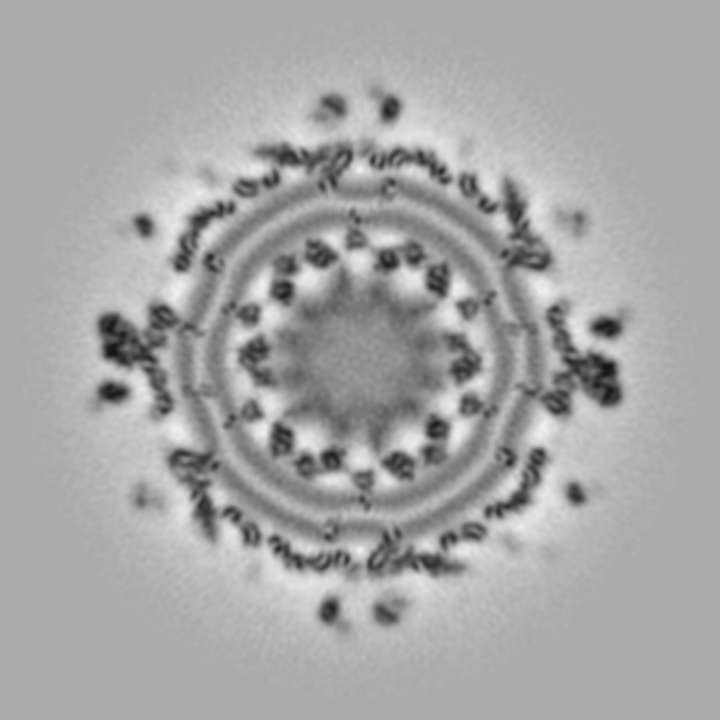
#> input picture vis/0_final/codes/Chapter07/images/fft1.png, 720 x 720 px, found by its file name
$ jupyter execute --allow-errors Chapter007_Fourier_Transform.ipynb
#> lines starting #> are read from the running program, lines starting #| are printed output that depends on the picture; after the words box and inside, x2 and y2 are one past the last pixel; in counts of white or black regions, pixels touching at a corner belong together
# **Author: Dr. Mohammad Javad Parseh (Jahrom University)**

## Fourier Transform

### Introduction

* The French mathematician Jean Joseph Fourier developed Fourier transforms in an attempt to solve the heat equation.

* During the process, he recognized that a function can be expressed as infinite sums of sines and cosines of different frequencies, now known as the Fourier series.

* The Fourier transform is a representation in which any function can be expressed as the integral of sines and cosines multiplied with the weighted function.

* Also, any function represented in either Fourier series or transform can be reconstructed completely by an inverse process. This is known as inverse Fourier transform.

### 2D Fourier Transform Properties

* The 2D spaces with `(x, y)` and `(u, v)` as variables are referred to as the spatial domain and frequency domain respectively.
* `F(0, 0)` is the average of all pixel values in the image. Hence `F(0, 0)` is the brightest pixel in the Fourier transform image.
* The computational complexity of DFT is N2. Hence a modified method called Fast Fourier Transform (`FFT`) is used to calculate the Fourier transform. `FFT` has a complexity of NlogN and hence the word “Fast” in its name.

## Fast Fourier Transform (FFT)

[cell 1]
import scipy.fftpack as fftim
from PIL import Image
import matplotlib.pyplot as plt
import numpy as np
import os

base_path = '/content/drive/MyDrive/Image Processing and Acquisition using Python/Chapter07'
# Opening the image and converting it to grayscale.
b = Image.open(os.path.join(base_path, 'images/fft1.png')).convert('L')
#b = Image.open('/content/3Whv7.png').convert('L')
# Performing FFT.
c = abs(fftim.fft2(b))
# Shifting the Fourier frequency image.
d = fftim.fftshift(c)
magnitude = np.log(d+1)
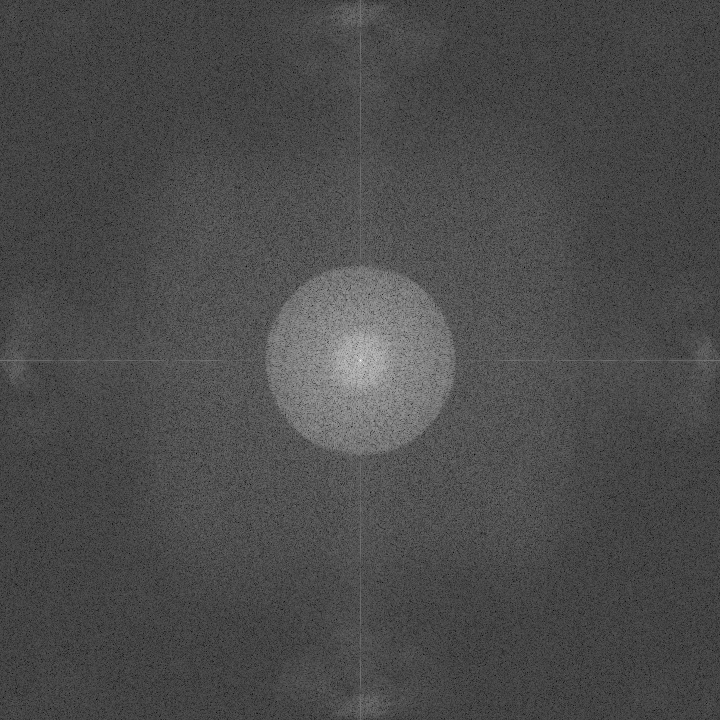
#> magnitude: shape (720, 720) float64; min 0.22, max 18.27, mean 5.58; drawn with min black and max white
# Performing IFFT.
b1 = fftim.ifft2(fftim.fft2(b))
# Show Images
plt.figure(figsize=(15,8))
plt.subplot(1,3,1)
plt.title('original image')
plt.imshow(b, cmap='gray')

plt.subplot(1,3,2)
plt.title('FFT image')
plt.imshow(magnitude, 'gray')

plt.subplot(1,3,3)
plt.title('IFFT image')
plt.imshow(b1.astype('float'), 'gray')

## Low-pass Filters

### Ideal Low-pass Filter

[cell 2]
import cv2
import math
import scipy.fftpack as fftim
from PIL import Image
import matplotlib.pyplot as plt
import numpy as np
import os

base_path = '/content/drive/MyDrive/Image Processing and Acquisition using Python/Chapter07'
# Opening the image and converting it to grayscale.
b = Image.open(os.path.join(base_path, 'images/fft1.png')).convert('L')
# Performing FFT.
c = fftim.fft2(b)
# Shifting the Fourier frequency image.
d = fftim.fftshift(c)
# Intializing variables for convolution function.
M = d.shape[0]
#> M = 720
N = d.shape[1]
#> N = 720
# H is defined and values in H are initialized to 1.
H = np.ones((M,N))
center1 = M/2
#> center1 = 360
center2 = N/2
#> center2 = 360
d_0 = 20.0 # cut-off radius
# Defining the convolution function for ILPF.
for i in range(1,M):
    for j in range(1,N):
        r1 = (i-center1)**2+(j-center2)**2
        # Euclidean distance from origin is computed.
        r = math.sqrt(r1)
        # Using cut-off radius to eliminate high frequency.
        if r > d_0:
            H[i,j] = 0.0
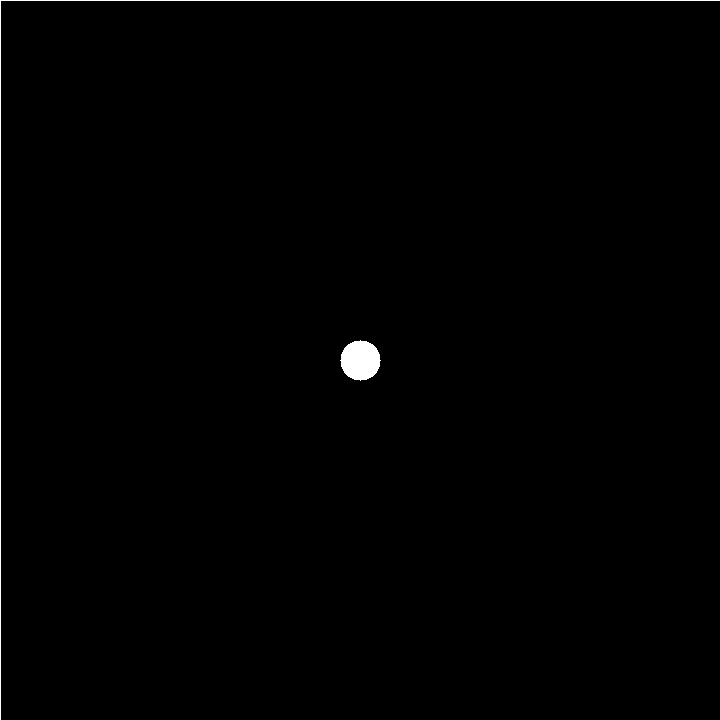
#> H: shape (720, 720) float64; values 0 (black) and 1 (white), 0.52% white; 2 white regions, box (x1, y1, x2, y2) and area: (0, 0, 720, 720) 1439, (340, 340, 381, 381) 1257
# Converting H to an image.
H = Image.fromarray(H)
# Performing the convolution.
con = d * H
# Computing the magnitude of the inverse FFT.
e = abs(fftim.ifft2(con))

# Show Images
plt.figure(figsize=(15,8))
plt.subplot(2,2,1)
plt.title('original image')
plt.imshow(b, cmap='gray')

plt.subplot(2,2,3)
plt.title('FFT image')
plt.imshow(np.log(abs(d)+1), 'gray')

plt.subplot(2,2,2)
plt.title('low-pass filter')
plt.imshow(np.asarray(H)*255, 'gray')

plt.subplot(2,2,4)
plt.title('low-pass filtered image')
plt.imshow(e, 'gray')

# Saving e as ilowpass_output.png in Figures folder .
cv2.imwrite('ilowpass_output.png', e)
#> Out = True

### Butterworth Low-pass Filter

[cell 3]
import cv2
import math
import scipy.fftpack as fftim
from PIL import Image
import matplotlib.pyplot as plt
import numpy as np
import os

base_path = '/content/drive/MyDrive/Image Processing and Acquisition using Python/Chapter07'
# Opening the image and converting it to grayscale.
b = Image.open(os.path.join(base_path, 'images/fft1.png')).convert('L')
# Performing FFT.
c = fftim.fft2(b)
# Shifting the Fourier frequency image.
d = fftim.fftshift(c)
# Intializing variables for convolution function.
M = d.shape[0]
N = d.shape[1]
# H is defined and values in H are initialized to 1.
H = np.ones((M,N))
center1 = M/2
center2 = N/2
d_0 = 20.0 # cut-off radius
t1 = 1 # the order of BLPF
t2 = 2*t1
# Defining the convolution function for BLPF.
for i in range(1,M):
    for j in range(1,N):
        r1 = (i-center1)**2+(j-center2)**2
        # Euclidean distance from origin is computed.
        r = math.sqrt(r1)
        # Using cut-off radius to eliminate high frequency.
        if r > d_0:
            H[i,j] = 1/(1 + (r/d_0)**t2)
#> H: shape (720, 720) float64
# Converting H to an image.
H = Image.fromarray(H)
#> H: PIL image 720x720 F
# Performing the convolution.
con = d * H
# Computing the magnitude of the inverse FFT.
e = abs(fftim.ifft2(con))

# Show Images
plt.figure(figsize=(15,8))
plt.subplot(2,2,1)
plt.title('original image')
plt.imshow(b, cmap='gray')

plt.subplot(2,2,3)
plt.title('FFT image')
plt.imshow(np.log(abs(d)+1), 'gray')

plt.subplot(2,2,2)
plt.title('low-pass filter')
plt.imshow(np.asarray(H)*255, 'gray')

plt.subplot(2,2,4)
plt.title('low-pass filtered image')
plt.imshow(e, 'gray')

# Saving e as ilowpass_output.png in Figures folder .
cv2.imwrite('ilowpass_output.png', e)
#> Out = True

### Gaussian Low-pass Filter

[cell 4]
import cv2
import math
import scipy.fftpack as fftim
from PIL import Image
import matplotlib.pyplot as plt
import numpy as np
import os

base_path = '/content/drive/MyDrive/Image Processing and Acquisition using Python/Chapter07'
# Opening the image and converting it to grayscale.
b = Image.open(os.path.join(base_path, 'images/fft1.png')).convert('L')
# Performing FFT.
c = fftim.fft2(b)
# Shifting the Fourier frequency image.
d = fftim.fftshift(c)
# Intializing variables for convolution function.
M = d.shape[0]
N = d.shape[1]
# H is defined and values in H are initialized to 1.
H = np.ones((M,N))
center1 = M/2
center2 = N/2
d_0 = 0.00000000000000000001 # cut-off radius
t1 = 2*d_0
# Defining the convolution function for GLPF
for i in range(1,M):
    for j in range(1,N):
        r1 = (i-center1)**2+(j-center2)**2
        # euclidean distance from
        # origin is computed
        r = math.sqrt(r1)
        # using cut-off radius to
        # eliminate high frequency
        if r > d_0:
            H[i,j] = math.exp(-r**2/t1**2)
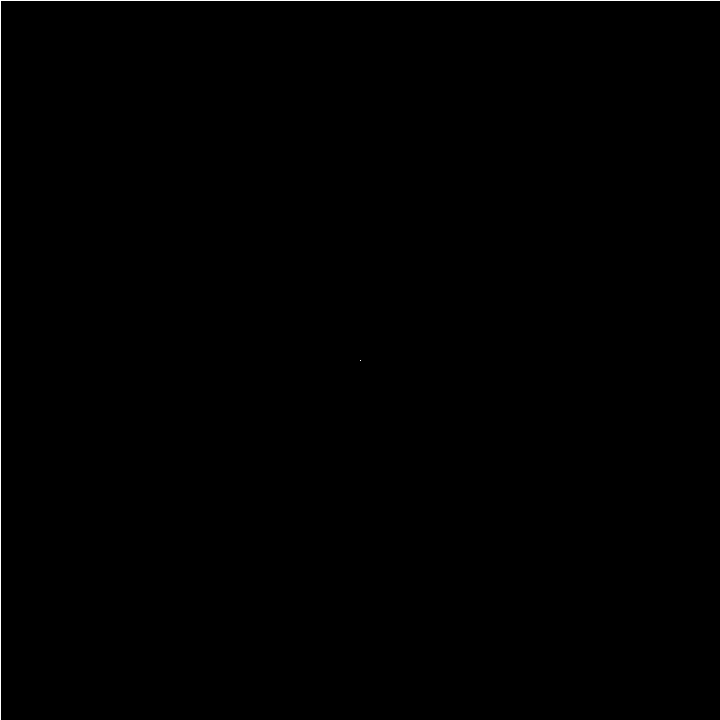
#> H: shape (720, 720) float64; values 0 (black) and 1 (white), 0.28% white in thin lines or dots
# Converting H to an image.
H = Image.fromarray(H)
# Performing the convolution.
con = d * H
# Computing the magnitude of the inverse FFT.
e = abs(fftim.ifft2(con))

# Show Images
plt.figure(figsize=(15,8))
plt.subplot(2,2,1)
plt.title('original image')
plt.imshow(b, cmap='gray')

plt.subplot(2,2,3)
plt.title('FFT image')
plt.imshow(np.log(abs(d)+1), 'gray')

plt.subplot(2,2,2)
plt.title('low-pass filter')
plt.imshow(np.asarray(H)*255, 'gray')

plt.subplot(2,2,4)
plt.title('low-pass filtered image')
plt.imshow(e, 'gray')

# Saving e as ilowpass_output.png in Figures folder .
cv2.imwrite('ilowpass_output.png', e)
#> Out = True

## High-pass Filters

### Ideal High-pass Filter

[cell 5]
import cv2
import math
import scipy.fftpack as fftim
from PIL import Image
import matplotlib.pyplot as plt
import numpy as np
import os

base_path = '/content/drive/MyDrive/Image Processing and Acquisition using Python/Chapter07'
# Opening the image and converting it to grayscale.
b = Image.open(os.path.join(base_path, 'images/endothelium.png')).convert('L')
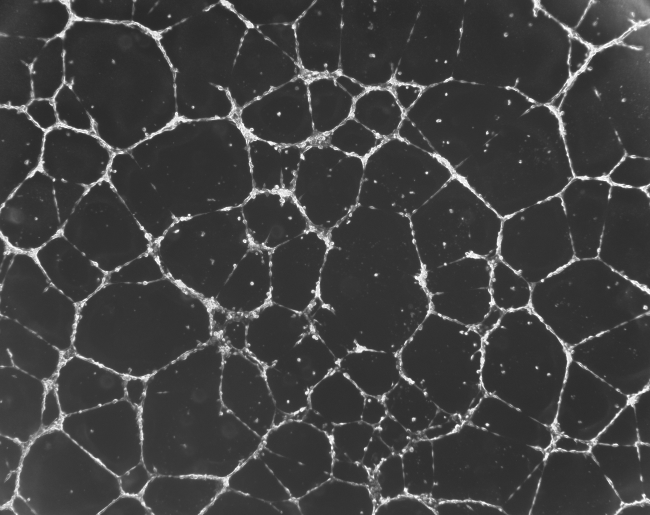
#> input picture vis/0_final/codes/Chapter07/images/endothelium.png, 1300 x 1030 px, found by its file name (shown at 1/2 size)
#> b: PIL image 1300x1030 L
# Performing FFT.
c = fftim.fft2(b)
# Shifting the Fourier frequency image.
d = fftim.fftshift(c)
# Intializing variables for convolution function.
M = d.shape[0]
#> M = 1030
N = d.shape[1]
#> N = 1300
# H is defined and values in H are initialized to 1.
H = np.ones((M,N))
center1 = M/2
#> center1 = 515
center2 = N/2
#> center2 = 650
d_0 = 20.0 # cut-off radius
# Defining the convolution function for IHPF.
for i in range(1,M):
    for j in range(1,N):
        r1 = (i-center1)**2+(j-center2)**2
        # Euclidean distance from
        # origin is computed.
        r = math.sqrt(r1)
        # Using cut-off radius to
        # eliminate low frequency.
        if 0 < r < d_0:
            H[i,j] = 0.0
#> H: shape (1030, 1300) float64; values 0 (black) and 1 (white), 99.9% white; 1 black region, box (x1, y1, x2, y2) and area: (631, 496, 670, 535) 1244
# Performing the convolution.
con = d * H
# Computing the magnitude of the inverse FFT.
e = abs(fftim.ifft2(con))
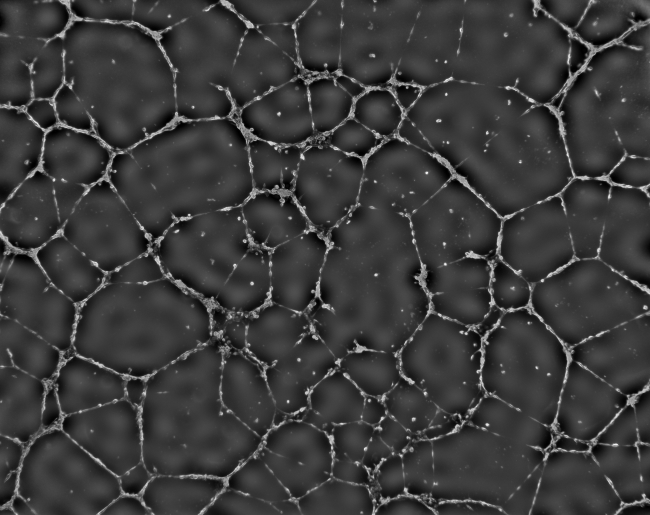
#> e: shape (1030, 1300) float64 (shown at 1/2 size); min 0.000157, max 280.5, mean 65; drawn with min black and max white

# Show Images
plt.figure(figsize=(15,8))
plt.subplot(2,2,1)
plt.title('original image')
plt.imshow(b, cmap='gray')

plt.subplot(2,2,3)
plt.title('FFT image')
plt.imshow(np.log(abs(d)+1), 'gray')

plt.subplot(2,2,2)
plt.title('high-pass filter')
plt.imshow(np.asarray(H)*255, 'gray')

plt.subplot(2,2,4)
plt.title('high-pass filtered image')
plt.imshow(e, 'gray')

# Saving e as ilowpass_output.png in Figures folder .
cv2.imwrite('ihighpass_output.png', e)
cv2.imwrite('original.png', np.asarray(b))
#> Out = True

### Butterworth High-pass Filter

[cell 6]
import cv2
import math
import scipy.fftpack as fftim
from PIL import Image
import matplotlib.pyplot as plt
import numpy as np
import os

base_path = '/content/drive/MyDrive/Image Processing and Acquisition using Python/Chapter07'
# Opening the image and converting it to grayscale.
b = Image.open(os.path.join(base_path, 'images/endothelium.png')).convert('L')
# Performing FFT.
c = fftim.fft2(b)
# Shifting the Fourier frequency image.
d = fftim.fftshift(c)
# Intializing variables for convolution function.
M = d.shape[0]
N = d.shape[1]
# H is defined and values in H are initialized to 1.
H = np.ones((M,N))
center1 = M/2
center2 = N/2
d_0 = 100.0 # cut-off radius
t1 = 1 # the order of BHPF
t2 = 2*t1
# Defining the convolution function for BHPF.
for i in range(1,M):
    for j in range(1,N):
        r1 = (i-center1)**2+(j-center2)**2
        # Euclidean distance from
        # origin is computed.
        r = math.sqrt(r1)
        # Using cut-off radius to
        # eliminate low frequency.
        if 0 < r < d_0:
            H[i,j] = 1/(1 + (d_0/(r+0.00000000000000001))**t2)
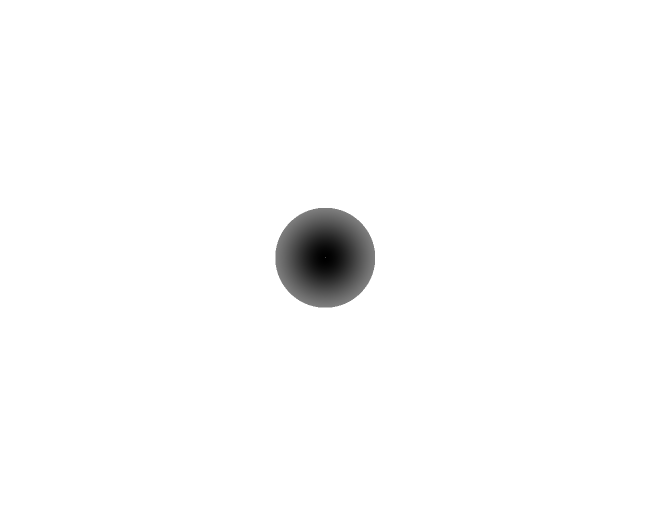
#> H: shape (1030, 1300) float64 (shown at 1/2 size); min 0.0001, max 1, mean 0.984
# Converting H to an image.
H = Image.fromarray(H)
#> H: PIL image 1300x1030 F
# performing the convolution
con = d * H
# computing the magnitude of the inverse FFT
e = abs(fftim.ifft2(con))
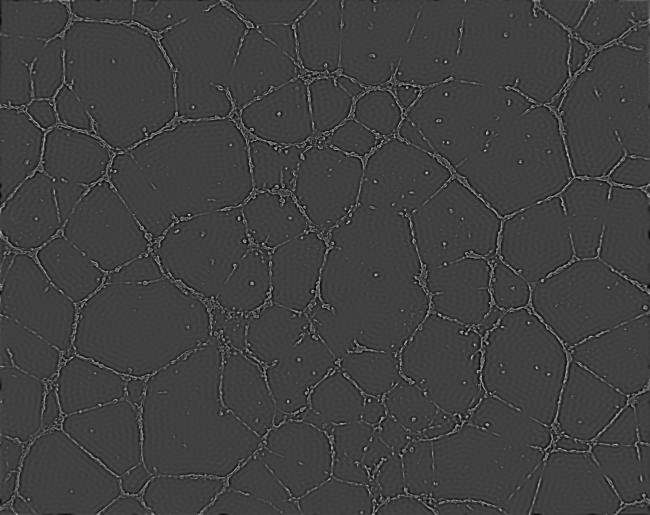
#> e: shape (1030, 1300) float64 (shown at 1/2 size); min 0.0461, max 218.3, mean 65

# Show Images
plt.figure(figsize=(15,8))
plt.subplot(2,2,1)
plt.title('original image')
plt.imshow(b, cmap='gray')

plt.subplot(2,2,3)
plt.title('FFT image')
plt.imshow(np.log(abs(d)+1), 'gray')

plt.subplot(2,2,2)
plt.title('high-pass filter')
plt.imshow(np.asarray(H)*255, 'gray')

plt.subplot(2,2,4)
plt.title('high-pass filtered image')
plt.imshow(e, 'gray')

# Saving e as ilowpass_output.png in Figures folder .
cv2.imwrite('ihighpass_output.png', e)
#> Out = True
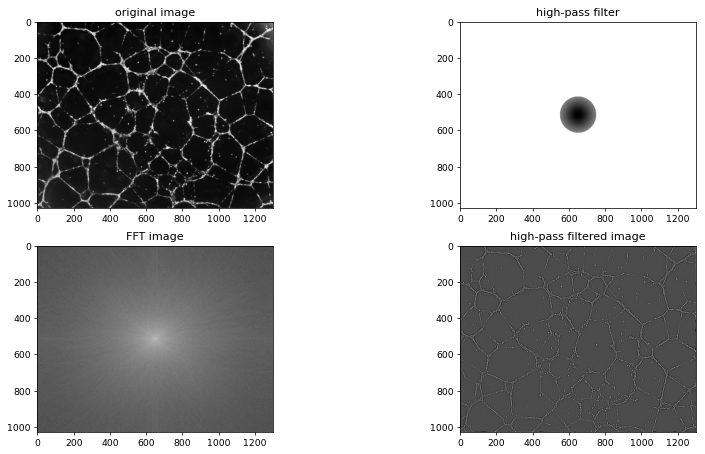
#> figure drawn by matplotlib, 4 panels

### Gaussian High-pass Filter

[cell 7]
import cv2
import math
import scipy.fftpack as fftim
from PIL import Image
import matplotlib.pyplot as plt
import numpy as np
import os

base_path = '/content/drive/MyDrive/Image Processing and Acquisition using Python/Chapter07'
# Opening the image and converting it to grayscale.
b = Image.open(os.path.join(base_path, 'images/endothelium.png')).convert('L')
# Performing FFT.
c = fftim.fft2(b)
# Shifting the Fourier frequency image.
d = fftim.fftshift(c)
# Intializing variables for convolution function.
M = d.shape[0]
N = d.shape[1]
# H is defined and values in H are initialized to 1.
H = np.ones((M,N))
center1 = M/2
center2 = N/2
d_0 = 20.0 # cut-off radius
t1 = 2*d_0
# Defining the convolution function for GHPF.
for i in range(1,M):
    for j in range(1,N):
        r1 = (i-center1)**2+(j-center2)**2
        # Euclidean distance from
        # origin is computed.
        r = math.sqrt(r1)
        # Using cut-off radius to
        # eliminate low frequency.
        if 0 < r < d_0:
            H[i,j] = 1 - math.exp(-r**2/t1**2)
#> H: shape (1030, 1300) float64
# Converting H to an image.
H = Image.fromarray(H)
#> H: PIL image 1300x1030 F
# Performing the convolution.
con = d * H
# Computing the magnitude of the inverse FFT.
e = abs(fftim.ifft2(con))

# Show Images
plt.figure(figsize=(15,8))
plt.subplot(2,2,1)
plt.title('original image')
plt.imshow(b, cmap='gray')

plt.subplot(2,2,3)
plt.title('FFT image')
plt.imshow(np.log(abs(d)+1), 'gray')

plt.subplot(2,2,2)
plt.title('high-pass filter')
plt.imshow(np.asarray(H)*255, 'gray')

plt.subplot(2,2,4)
plt.title('high-pass filtered image')
plt.imshow(e, 'gray')

# Saving e as ilowpass_output.png in Figures folder .
cv2.imwrite('ihighpass_output.png', e)
#> Out = True

## Band-pass Filter

[cell 8]
import cv2
import math
import scipy.fftpack as fftim
from PIL import Image
import matplotlib.pyplot as plt
import numpy as np
import os

base_path = '/content/drive/MyDrive/Image Processing and Acquisition using Python/Chapter07'
# Opening the image and converting it to grayscale.
b = Image.open(os.path.join(base_path, 'images/fft1.png')).convert('L')
# Performing FFT.
c = fftim.fft2(b)
# Shifting the Fourier frequency image.
d = fftim.fftshift(c)
# Intializing variables for convolution function.
M = d.shape[0]
#> M = 720
N = d.shape[1]
#> N = 720
# H is defined and values in H are initialized to 1.
H = np.ones((M,N))
center1 = M/2
#> center1 = 360
center2 = N/2
#> center2 = 360
d_0 = 30.0 # minimum cut-off radius
d_1 = 50.0 # maximum cut-off radius
# Defining the convolution function for bandpass
for i in range(1,M):
    for j in range(1,N):
        r1 = (i-center1)**2+(j-center2)**2
        # Euclidean distance from
        # origin is computed.
        r = math.sqrt(r1)
        # Using min and max cut-off to create
        # the band or annulus.
        if r > d_0 and r < d_1:
            H[i,j] = 0.0
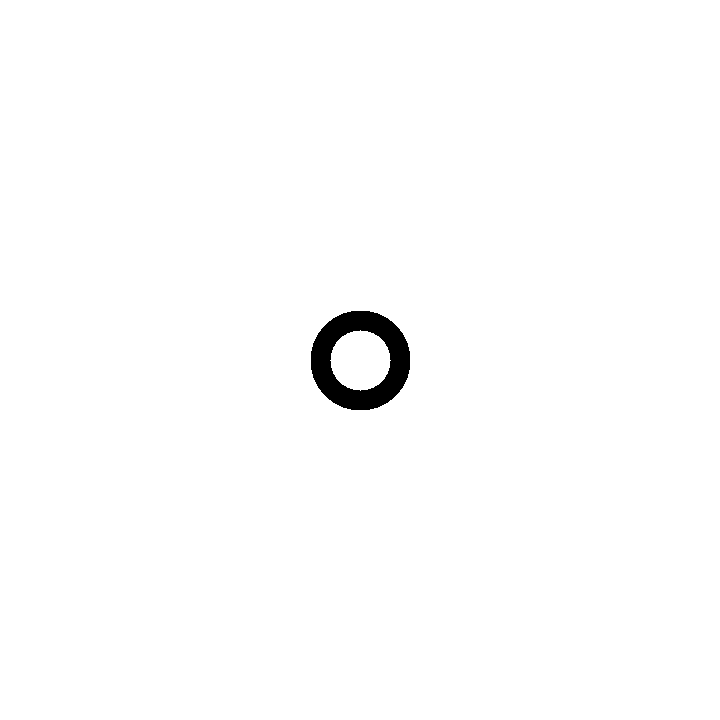
#> H: shape (720, 720) float64; values 0 (black) and 1 (white), 99% white; 1 black region, box (x1, y1, x2, y2) and area: (311, 311, 410, 410) 5004
# Converting H to an image.
H = Image.fromarray(H)
# Performing the convolution.
con = d * H
# Computing the magnitude of the inverse FFT.
e = abs(fftim.ifft2(con))
#> e: shape (720, 720) float64

# Show Images
plt.figure(figsize=(15,8))
plt.subplot(2,2,1)
plt.title('original image')
plt.imshow(b, cmap='gray')

plt.subplot(2,2,3)
plt.title('FFT image')
plt.imshow(np.log(abs(d)+1), 'gray')

plt.subplot(2,2,2)
plt.title('band-pass filter')
plt.imshow(np.asarray(H)*255, 'gray')

plt.subplot(2,2,4)
plt.title('band-pass filtered image')
plt.imshow(e, 'gray')

# Saving e as ilowpass_output.png in Figures folder .
cv2.imwrite('ihighpass_output.png', e)
#> Out = True
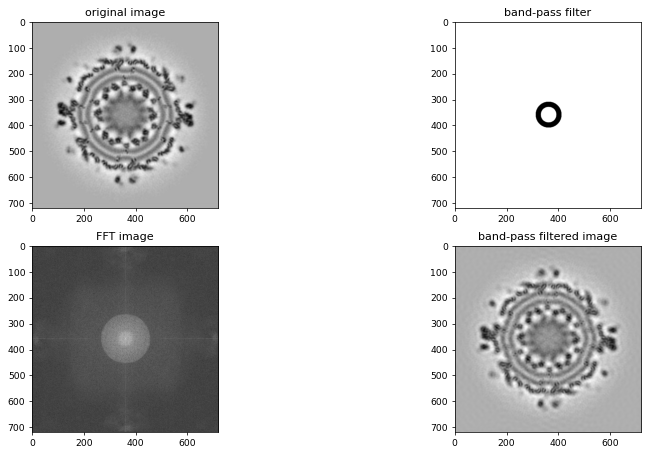
#> figure drawn by matplotlib, 4 panels
